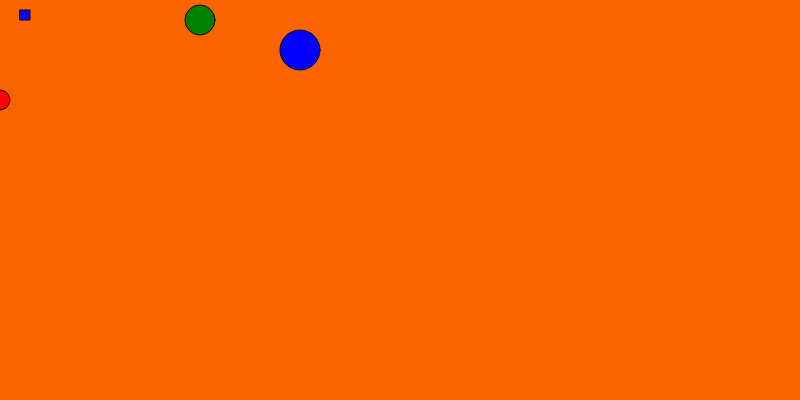
Frame 1 (no input)
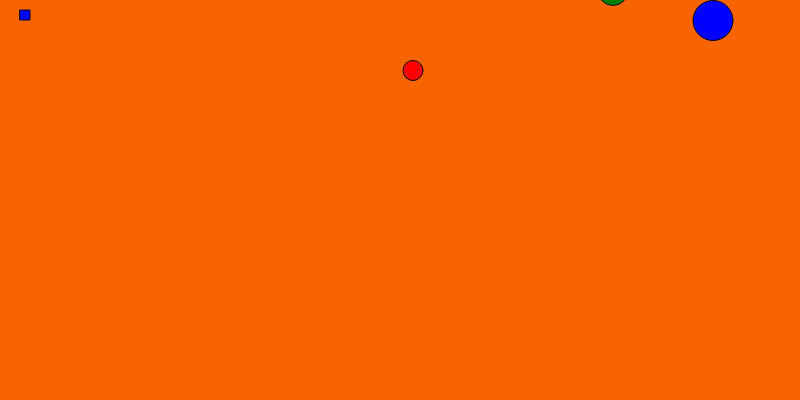
Frame 60 (no input)
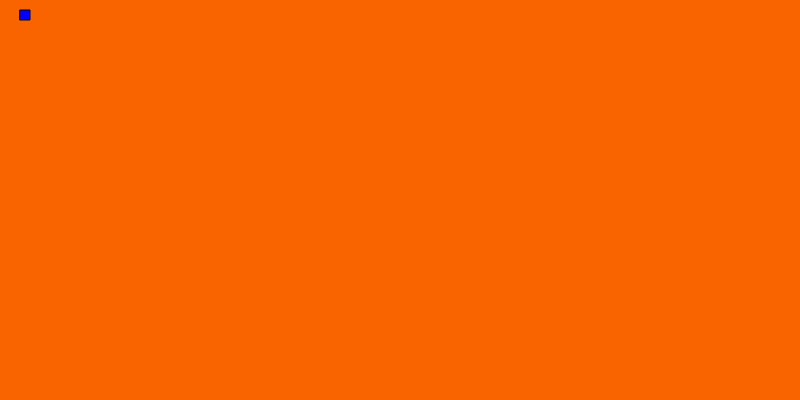
Frame 120 (the mouse pressed at the canvas centre since frame 60)

The p5.js sketch that drew these frames (run headless with seeded random() and noise() and a simulated clock; from frame 60 on, the mouse is pressed at the canvas centre):

// p5.js sketch
// ── sketch.js
//create a variable to hold one ball
let b;
let anotherBall;
let ball2;

let person1;
let person2;

function setup() {
  createCanvas(800, 400);
  b = new Circle(0, 100,"red",20); //make a new ball from the Ball class and call it b.
  anotherBall = new Circle(200,20,"green", 30);
  ball2 = new Circle(300,50,"blue", 40);
  person1 = new Square(20,10,"blue");
}


function draw(){
	background(250,100,0);
    b.drawBall(); //draw the ball called b (go look in the Ball class for the drawBall function)
    b.moveBall(); //move the ball called b (go look in the Ball class for the moveBall function)
    anotherBall.drawBall();
    anotherBall.moveBall();
    ball2.drawBall();
    ball2.moveBall();
    person1.drawPerson();

}


//ball class from which to create new balls with similar properties.
class Circle {

	constructor(x,y,color, diameter){ //every ball needs an x value and a y value
		    this.x = x;
    		this.y = y;
        this.color= color;
        this.diameter = diameter;
	}

  drawBall(){  // draw a ball on the screen at x,y
    		stroke(5);
    		fill(this.color);
		    ellipse(this.x,this.y,this.diameter,this.diameter);
	}
	moveBall(){ //update the location of the ball, so it moves across the screen
		this.x = this.x+7;
		this.y = this.y-.5;
	}

}



  class Square {
    constructor(x,y,color) {
      this.x = x;
      this.y = y;
      this.color = color;
    }



  drawPerson(){
    stroke(5);
    fill(this.color);
    rect(this.x, this.y, 10, 10);
  }
}
